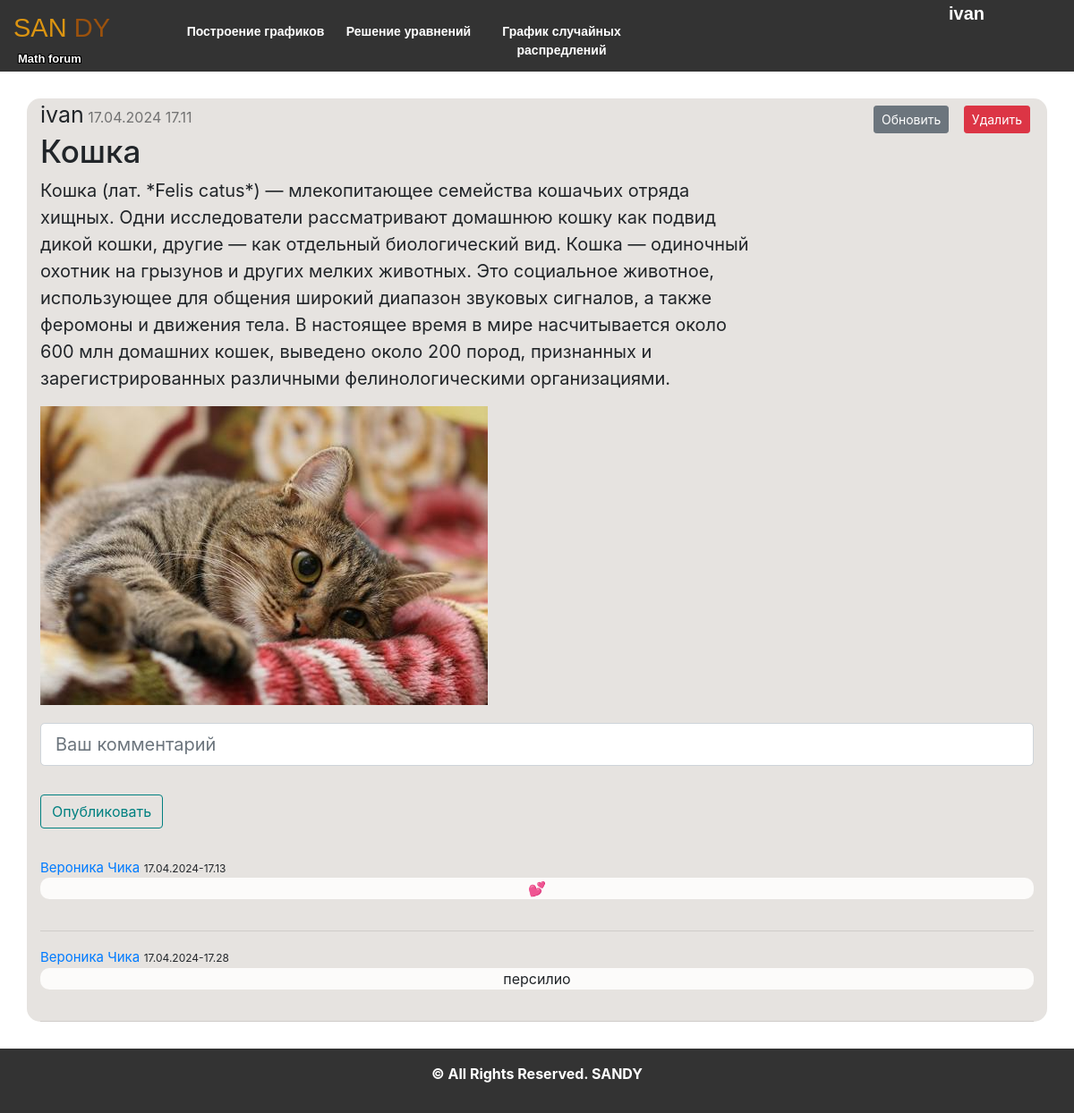
Page /post/2 (signed in) on the committed database.
### data/users.py (models this page shows, shortened)
class User(SqlAlchemyBase, UserMixin, SerializerMixin):
    __tablename__ = 'users'
    id = sqlalchemy.Column(sqlalchemy.Integer, primary_key=True, autoincrement=True)
    username = sqlalchemy.Column(sqlalchemy.String, nullable=True)
    email = sqlalchemy.Column(sqlalchemy.String, index=True, unique=True, nullable=True)
    hashed_password = sqlalchemy.Column(sqlalchemy.String, nullable=True)
    post = orm.relationship("Post", back_populates='user')

### data/post.py (models this page shows, shortened)
class Post(SqlAlchemyBase, SerializerMixin):
    __tablename__ = 'posts'
    id = sqlalchemy.Column(sqlalchemy.Integer, primary_key=True, autoincrement=True)
    team_leader = sqlalchemy.Column(sqlalchemy.Integer, sqlalchemy.ForeignKey("users.id"))
    user = orm.relationship('User')
    title = sqlalchemy.Column(sqlalchemy.String, nullable=True)
    posts = sqlalchemy.Column(sqlalchemy.String, nullable=True)
    views = sqlalchemy.Column(sqlalchemy.Integer, default=0)
    image_post = sqlalchemy.Column(sqlalchemy.String(50), nullable=False, default='default.jpg')
    start_date = sqlalchemy.Column(sqlalchemy.DateTime, default=datetime.datetime.now)

### data/comments.py (models this page shows)
class Comments(SqlAlchemyBase, SerializerMixin):
    __tablename__ = 'comments'
    id = sqlalchemy.Column(sqlalchemy.Integer, primary_key=True, autoincrement=True)
    post_id = sqlalchemy.Column(sqlalchemy.Integer, sqlalchemy.ForeignKey("posts.id"))
    user_id = sqlalchemy.Column(sqlalchemy.Integer, sqlalchemy.ForeignKey("users.id"))
    post = orm.relationship('Post')
    user = orm.relationship('User')
    text_com = sqlalchemy.Column(sqlalchemy.String, nullable=True)
    start_date = sqlalchemy.Column(sqlalchemy.DateTime, default=datetime.datetime.now)

### main.py (the view, shortened to what this page needs)
@app.route('/post/<int:post_id>', methods=['GET', 'POST'])
def look_post(post_id):
    db_sess = db_session.create_session()
    form = Comment()
    comments = db_sess.query(Comments).filter(Comments.post_id == post_id).all()
    post = db_sess.query(Post).filter(Post.id == post_id).first()
    if not post:
        abort(404)
    return render_template('post.html', title=post.title, post=post,
                           form_comment=form, comments=comments) # image_file=image_file,

### forms/post_forms.py
class Comment(FlaskForm):
    text = StringField('Ваш комментарий', validators=[DataRequired()])
    submit = SubmitField('Опубликовать')

### data/db_session.py (called while the page is built)
def create_session() -> Session:
    global __factory
    return __factory()

### main.py (called while the page is built)
@login_manager.user_loader
def load_user(user_id):
    db_sess = db_session.create_session()
    return db_sess.query(User).get(user_id)

### templates/post.html (shortened to what this page needs)
{% extends "base.html" %}
{% block content %}
<form action="" method="post">
<div class="container">
    {% if post.user.id == current_user.id %}
        <div class="right_side">
                        <a class="btn btn-secondary btn-sm m-2"
                           href="{{url_for('edit_post', post_id=post.id)}}">Обновить</a>
                        <a href="{{url_for('delete_post', post_id=post.id)}}"
                           class="btn btn-danger btn-sm m-1"
                           onclick="return confirm('Вы точно хотите удалит этот пост?')">Удалить</a>
        </div>
    {% endif %}
    <div class="ava-time">
        <a id="ava">{{post.user.username}}</a> <a id="time">{{post.start_date.strftime('%d.%m.%Y %H.%M')}}</a>
    </div>
    <center class="text-body">
        <h2 class="article-title" align="left"> {{ post.title|safe }}</h2>
        <p class="article-content" align="left" >{{ post.posts|safe}}</p>
        <img src="{{ url_for('static', filename='img/'  + 'post_images/' + post.image_post) }}" alt=""><br>
    </center>
    <div class="content_comment">
        <form method="POST" action="{{url_for('look_post', post_id=post.id)}}">
            <fieldset class="form-group">
                <div class="form-group">
                    {{ form_comment.text(class="form-control form-control-lg", placeholder="Ваш комментарий") }}
                </div>
            </fieldset>
            <div class="form-group">
                {{ form_comment.submit(class="btn btn-outline-info") }}
            </div>
        </form>
    </div>
    <div class="comment_side">
        {% for item in comments %}
            <div class="single_comment">
                <div class="head_comment">
                    <div class="left_comment_side">
                        <a href="#" id="name-p">{{ item.user.username }}</a>
                        <a class="right_comment_side">{{ item.start_date.strftime('%d.%m.%Y-%H.%M') }}</a>
                    </div>
                </div>
                <div class="body_comment" style="margin-bottom: 35px;">
                    <a>{{ item.text_com }}</a>
                </div>
                <hr />
            </div>
        {% endfor %}
    </div>
</div>
</form>
{% endblock %}

### templates/base.html (shortened to what this page needs)
<!doctype html>
<html lang="en">
  <head>
    <link rel="stylesheet" href="/static/css/style.css">
    <link rel="stylesheet" href="https://cdn.jsdelivr.net/npm/bootstrap-icons@1.11.3/font/bootstrap-icons.min.css">
    <link rel="stylesheet"
          href="https://stackpath.bootstrapcdn.com/bootstrap/4.4.1/css/bootstrap.min.css"
>
    <link href='https://unpkg.com/boxicons@2.1.4/css/boxicons.min.css' rel='stylesheet'>
  </head>
  <body>
    <div id="block-body">
      <header>
        <div class="logo">
          <a href="/" style="text-decoration: none">
            <span class="use">SAN</span>
            <span class="web">DY</span>
          </a>
          <p>Math forum</p>
        </div>
        <div class="top-menu">
          <ul>
            <li><a href="/graf">Построение графиков</a></li>
            <li><a href="/uravn">Решение уравнений</a></li>
            <li><a href="/raspr">График случайных распредлений</a></li>
          </ul>
        </div>
        <div class="block-top-auth">
          {% if current_user.is_authenticated %}
          <a class="nikname" href="/logout" title="log out">{{ current_user.username }}</a></p>
          {% else %}
          <p><a href="/register" >Регистрация</a></p>
          <p><a href="/login" >Вход</a></p>
          {% endif %}
        </div>
      </header>
    </div>
    <main>
      {% block content %}
      {% endblock %}
    </main>
    <footer class="page-footer">
      <p><b>© All Rights Reserved. SANDY</b></p>
    </footer>
  </body>
</html>

### static/css/style.css (style rules this page uses)
* { margin: 0; padding: 0; }
body { background-image: url("../img/white-needle.png"); }
#block-body { width: 100%; height: auto; }
header { width: screen width; height: 80px; background-color: #333; }
.logo { width: 200px; float: left; height: 80px; }
.logo a { display: block; margin-left: 15px; margin-top: 10px; font-family: "Exo2-Bold", sans-serif; font-size: 29px; color: #b2aeb2; text-decoration: none; cursor: pointer; }
.use { color: #db9411; }
.web { color: hsl(29, 85%, 33%); }
.logo p { margin-left: 20px; margin-top: 2px; margin-bottom: 5px; font-family: "Exo2-Medium", sans-serif; font-size: 13px; color: white; font-weight: 800; text-shadow: -1px -1px 0 #000, 1px -1px 0 #000, -1px 1px 0 #000, 1px 1px 0 #000; }
.top-menu { width: screen width; height: 80px; float: left; }
.top-menu ul li { list-style: none; float: left; text-align: center; }
.top-menu ul li a { display: block; width: 171px; text-decoration: none; font-family: "Exo2-Medium", sans-serif; font-size: 14px; color: white; height: 80px; padding-top: 25px; cursor: pointer; font-weight: 550; border-radius: 20px; }
.block-top-auth { width: 100px; float: right; margin-right: 40px; height: 80px; }
.block-top-auth a { text-decoration: none; color: white; font-family: "Exo2-Medium", sans-serif; font-size: 15px; font-weight: 700; text-decoration: underline; cursor: pointer; }
.block-top-auth .nikname { font-size: 20px; text-decoration: none; }
.page-footer { padding: 1rem; background: #333; color: #fff; text-align: center; }
body { display: flex; flex-direction: column; }
html, body { min-height: 100vh; }
main { flex-grow: 1; }
footer { flex-grow: 0; }
.container { margin: 30px; border: 10px; background-color: #e6e3e0; border-radius: 15px; }
.right_side { float: right; }
.ava-time { text-align: left; }
.ava-time #time { color: #727272; }
.ava-time #ava { font-size: 25px; }
.text-body { max-width: 800px; text-align: left; }
.text-body h2 { font-size: 35px; }
.text-body p { font-size: 20px; }
.right_comment_side { font-size: 12px; }
#name-p { font-size: 15px; }
.body_comment { background-color: #fcfbfa; border-radius: 10px; text-align: center; }
.form-control { margin-bottom: 0px; }
.form-group .btn { margin-top: 0%; margin-bottom: 15px; }
.content_comment { margin-top: 20px; }
.content_comment .form-group .btn { color: teal; border-color: teal; }

### rows in the picture
User: username "ivan", user.username "ivan"
Post: start_date "17.04.2024 17.11", title "Кошка", posts "Кошка (лат. *Felis catus*) — млекопитающее семейства кошачьих отряда хищных. Одни исследователи рассматривают домашнюю кошку как подвид дикой кошки, другие — как отдельный биологический вид. Кошка — одиночный охотник на грызунов и других мелких животных. Это социальное животное, использующее для общения широкий диапазон звуковых сигналов, а также феромоны и движения тела. В настоящее время в мире насчитывается около 600 млн домашних кошек, выведено около 200 пород, признанных и зарегистрированных различными фелинологическими организациями.", image_post (picture)
Comments: user.username "Вероника Чика", start_date "17.04.2024-17.13", text_com "💕"
Comments: user.username "Вероника Чика", start_date "17.04.2024-17.28", text_com "персилио"
